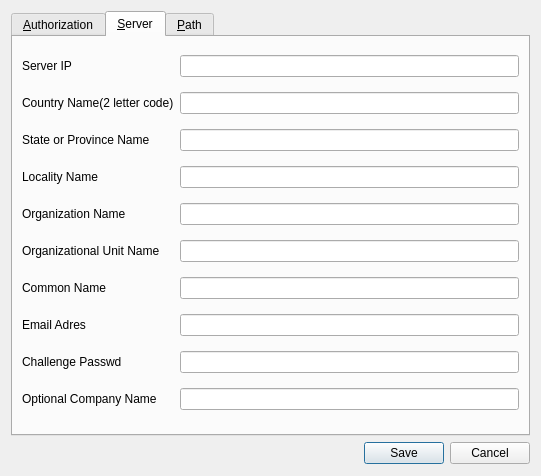
<?xml version="1.0" encoding="UTF-8"?>
<ui version="4.0">
 <class>config_server</class>
 <widget class="QDialog" name="config_server">
  <property name="geometry">
   <rect>
    <x>0</x>
    <y>0</y>
    <width>541</width>
    <height>476</height>
   </rect>
  </property>
  <property name="windowTitle">
   <string>Config Olric</string>
  </property>
  <layout class="QGridLayout" name="gridLayout_4">
   <item row="1" column="0">
    <spacer name="horizontalSpacer">
     <property name="orientation">
      <enum>Qt::Horizontal</enum>
     </property>
     <property name="sizeHint" stdset="0">
      <size>
       <width>378</width>
       <height>23</height>
      </size>
     </property>
    </spacer>
   </item>
   <item row="1" column="1">
    <widget class="QPushButton" name="pushButton_save">
     <property name="text">
      <string>Save</string>
     </property>
    </widget>
   </item>
   <item row="1" column="2">
    <widget class="QPushButton" name="pushButton_cancel">
     <property name="text">
      <string>Cancel</string>
     </property>
    </widget>
   </item>
   <item row="0" column="0" colspan="3">
    <widget class="QTabWidget" name="tabWidget">
     <property name="currentIndex">
      <number>1</number>
     </property>
     <widget class="QWidget" name="tabWidgetPage1">
      <attribute name="title">
       <string>&amp;Authorization</string>
      </attribute>
      <layout class="QGridLayout" name="gridLayout_2">
       <item row="0" column="0">
        <widget class="QLabel" name="label_9">
         <property name="text">
          <string>Country Name(2 letter code)</string>
         </property>
        </widget>
       </item>
       <item row="0" column="1">
        <widget class="QLineEdit" name="Key_country"/>
       </item>
       <item row="1" column="0">
        <widget class="QLabel" name="label_10">
         <property name="text">
          <string>State or Province Name</string>
         </property>
        </widget>
       </item>
       <item row="1" column="1">
        <widget class="QLineEdit" name="Key_province"/>
       </item>
       <item row="2" column="0">
        <widget class="QLabel" name="label_11">
         <property name="text">
          <string>Locality Name</string>
         </property>
        </widget>
       </item>
       <item row="2" column="1">
        <widget class="QLineEdit" name="Key_city"/>
       </item>
       <item row="3" column="0">
        <widget class="QLabel" name="label_12">
         <property name="text">
          <string>Organization Name</string>
         </property>
        </widget>
       </item>
       <item row="3" column="1">
        <widget class="QLineEdit" name="Key_organization"/>
       </item>
       <item row="4" column="0">
        <widget class="QLabel" name="label_13">
         <property name="text">
          <string>Organizational Unit Name</string>
         </property>
        </widget>
       </item>
       <item row="4" column="1">
        <widget class="QLineEdit" name="Key_unitName"/>
       </item>
       <item row="5" column="0">
        <widget class="QLabel" name="label_14">
         <property name="text">
          <string>Common Name</string>
         </property>
        </widget>
       </item>
       <item row="5" column="1">
        <widget class="QLineEdit" name="Key_commonName"/>
       </item>
       <item row="6" column="0">
        <widget class="QLabel" name="label_15">
         <property name="text">
          <string>Email Adres</string>
         </property>
        </widget>
       </item>
       <item row="6" column="1">
        <widget class="QLineEdit" name="Key_email"/>
       </item>
      </layout>
     </widget>
     <widget class="QWidget" name="tabWidgetPage2">
      <attribute name="title">
       <string>&amp;Server</string>
      </attribute>
      <layout class="QGridLayout" name="gridLayout">
       <item row="1" column="0">
        <widget class="QLabel" name="label_20">
         <property name="text">
          <string>Country Name(2 letter code)</string>
         </property>
        </widget>
       </item>
       <item row="1" column="1">
        <widget class="QLineEdit" name="Server_country"/>
       </item>
       <item row="2" column="0">
        <widget class="QLabel" name="label_21">
         <property name="text">
          <string>State or Province Name</string>
         </property>
        </widget>
       </item>
       <item row="2" column="1">
        <widget class="QLineEdit" name="Server_province"/>
       </item>
       <item row="3" column="1">
        <widget class="QLineEdit" name="Server_locality"/>
       </item>
       <item row="3" column="0">
        <widget class="QLabel" name="label_22">
         <property name="text">
          <string>Locality Name</string>
         </property>
        </widget>
       </item>
       <item row="4" column="0">
        <widget class="QLabel" name="label_23">
         <property name="text">
          <string>Organization Name</string>
         </property>
        </widget>
       </item>
       <item row="4" column="1">
        <widget class="QLineEdit" name="Server_organization"/>
       </item>
       <item row="5" column="0">
        <widget class="QLabel" name="label_24">
         <property name="text">
          <string>Organizational Unit Name</string>
         </property>
        </widget>
       </item>
       <item row="5" column="1">
        <widget class="QLineEdit" name="Server_organization_unit"/>
       </item>
       <item row="6" column="0">
        <widget class="QLabel" name="label_25">
         <property name="text">
          <string>Common Name</string>
         </property>
        </widget>
       </item>
       <item row="6" column="1">
        <widget class="QLineEdit" name="Server_commonName"/>
       </item>
       <item row="7" column="0">
        <widget class="QLabel" name="label_26">
         <property name="text">
          <string>Email Adres</string>
         </property>
        </widget>
       </item>
       <item row="7" column="1">
        <widget class="QLineEdit" name="Server_email"/>
       </item>
       <item row="8" column="0">
        <widget class="QLabel" name="label_27">
         <property name="text">
          <string>Challenge Passwd</string>
         </property>
        </widget>
       </item>
       <item row="8" column="1">
        <widget class="QLineEdit" name="Server_passwd"/>
       </item>
       <item row="9" column="0">
        <widget class="QLabel" name="label_28">
         <property name="text">
          <string>Optional Company Name</string>
         </property>
        </widget>
       </item>
       <item row="9" column="1">
        <widget class="QLineEdit" name="Server_companyName"/>
       </item>
       <item row="0" column="0">
        <widget class="QLabel" name="label_3">
         <property name="text">
          <string>Server IP</string>
         </property>
        </widget>
       </item>
       <item row="0" column="1">
        <widget class="QLineEdit" name="lineEdit_serverip"/>
       </item>
      </layout>
     </widget>
     <widget class="QWidget" name="tabWidgetPage3">
      <attribute name="title">
       <string>&amp;Path</string>
      </attribute>
      <layout class="QGridLayout" name="gridLayout_3">
       <item row="0" column="0">
        <widget class="QLabel" name="label">
         <property name="text">
          <string>Openvpn Path</string>
         </property>
        </widget>
       </item>
       <item row="0" column="1">
        <widget class="QLineEdit" name="lineEdit_openvpn_path"/>
       </item>
       <item row="1" column="0">
        <widget class="QLabel" name="label_2">
         <property name="text">
          <string>vpntree path</string>
         </property>
        </widget>
       </item>
       <item row="1" column="1">
        <widget class="QLineEdit" name="lineEdit_vpntree_path"/>
       </item>
       <item row="2" column="0">
        <spacer name="verticalSpacer">
         <property name="orientation">
          <enum>Qt::Vertical</enum>
         </property>
         <property name="sizeHint" stdset="0">
          <size>
           <width>20</width>
           <height>316</height>
          </size>
         </property>
        </spacer>
       </item>
       <item row="2" column="1">
        <spacer name="verticalSpacer_2">
         <property name="orientation">
          <enum>Qt::Vertical</enum>
         </property>
         <property name="sizeHint" stdset="0">
          <size>
           <width>20</width>
           <height>316</height>
          </size>
         </property>
        </spacer>
       </item>
      </layout>
     </widget>
    </widget>
   </item>
  </layout>
 </widget>
 <tabstops>
  <tabstop>Key_country</tabstop>
  <tabstop>Key_province</tabstop>
  <tabstop>Key_city</tabstop>
  <tabstop>Key_organization</tabstop>
  <tabstop>Key_unitName</tabstop>
  <tabstop>Key_commonName</tabstop>
  <tabstop>Key_email</tabstop>
  <tabstop>Server_country</tabstop>
  <tabstop>Server_province</tabstop>
  <tabstop>Server_locality</tabstop>
  <tabstop>Server_organization</tabstop>
  <tabstop>Server_organization_unit</tabstop>
  <tabstop>Server_commonName</tabstop>
  <tabstop>Server_email</tabstop>
  <tabstop>Server_passwd</tabstop>
  <tabstop>Server_companyName</tabstop>
  <tabstop>pushButton_save</tabstop>
  <tabstop>pushButton_cancel</tabstop>
  <tabstop>tabWidget</tabstop>
 </tabstops>
 <resources/>
 <connections/>
</ui>
